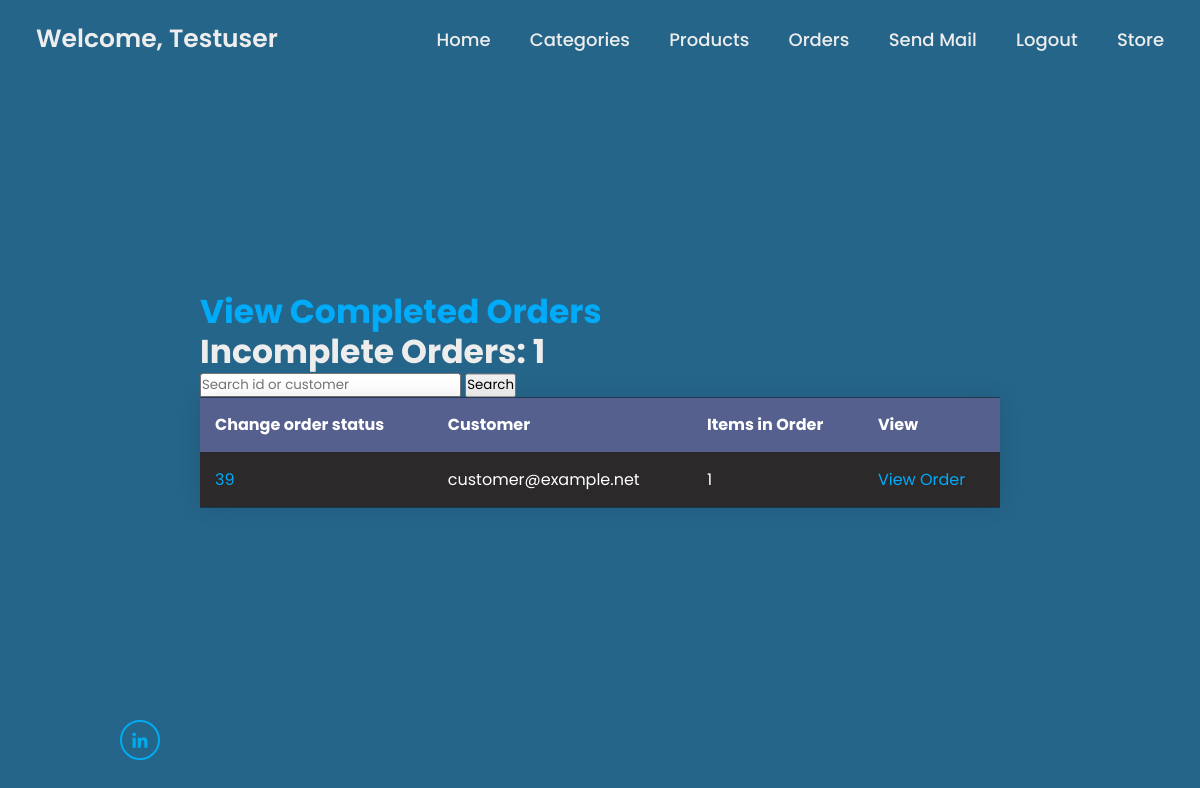
/products/orders/ (signed in), run on the app's committed database.
### accounts/models.py (models this page shows, shortened)
class User(AbstractUser):
    email = models.EmailField(max_length=254, unique=True)
    username = models.CharField(max_length=150, blank=True, unique=False)
    profile_img = models.ImageField(null=True, blank=True, upload_to='images/', default='images/default/default.jpg')
    USERNAME_FIELD = 'email'
    EMAIL_FIELD = 'email'
    REQUIRED_FIELDS = []
    def __str__(self):
        return self.email

### store/models.py (models this page shows, shortened)
class Order(models.Model):
    BOOL_CHOICES = ((True, 'Complete'), (False, 'Incomplete'))
    customer = models.ForeignKey(User, on_delete=models.CASCADE)
    id = models.AutoField(primary_key=True)
    address = models.CharField(max_length=200, null=True)
    notes = models.TextField(max_length=300, null=True)
    date_ordered = models.DateTimeField(auto_now_add=True, null=True)
    complete = models.BooleanField(default=False, null=True, blank=True, choices=BOOL_CHOICES)
    @property
    def order_item_count(self):
        return OrderItem.objects.filter(order=self.id).count()

### products/views.py (the view)
# urls.py: path('orders/', OrdersIncompleteListView.as_view(), name='orders_incomplete_list'),
class OrdersIncompleteListView(LoginRequiredMixin, UserPassesTestMixin, ListView):
    login_url = reverse_lazy('account_login')
    def test_func(self):
        return self.request.user.is_staff
    model = Order
    template_name = 'products/orders_incomplete_list.html'
    def get_context_data(self, **kwargs):
        context = super().get_context_data(**kwargs)
        context['orders'] = Order.objects.filter(complete=False).order_by('-date_ordered')
        context['orders_count'] = Order.objects.filter(complete=False).count()
        return context

### products/templates/products/orders_incomplete_list.html (shortened to what this page needs)
{% extends '_base.html' %}
{% block content %}
{% if orders %}
<div class="container">
	<h1><a href="{% url 'order_complete_list' %}">View Completed Orders</a></h1>
	<h1>Incomplete Orders: {{ orders_count }}</h1>
	<form class="d-flex" action="{% url 'order_search_results' %}" method="get">
        <input class="form-control me-2" type="search" name="q" placeholder="Search id or customer" aria-\
        label="Search" >
        <button class="btn btn-outline-success" type="submit">Search</button>
    </form>
	<table>
		<thead>
			<tr>
				<th>Change order status</th>
				<th>Customer</th>
				<th>Items in Order</th>
				<th>View</th>
			</tr>
		</thead>
		<tbody>
            {% for order in orders %}
			<tr>
                <td><a href="{% url 'order_update' order.id %}">{{ order.id }}</a></td>
				<td>{{ order.customer }}</td>
				<td>{{ order.order_item_count }}</td>
				<td><a href="{% url 'order_items' order.id %}">View Order</a></td>
			</tr>
            {% endfor %}
		</tbody>
	</table>
</div>
{% else %}
<h1>No Incomplete Orders</h1>
<h1><a href="{% url 'order_complete_list' %}">View Completed Orders</a></h1>
{% endif %}
{% endblock content %}

### django_project/templates/_base.html (shortened to what this page needs)
{% load static %}
<!DOCTYPE html>
<html lang="en">
<head>
    <link rel="stylesheet" href="{% static 'css/style.css' %}">
    <link href='https://unpkg.com/boxicons@2.1.4/css/boxicons.min.css' rel='stylesheet'>
    <link rel="stylesheet" href="{% static 'css/main.css' %}">
</head>
<body>
    <header class="header">
        <a href="{% url 'account_signup' %}" class="logo"> {% if user.is_authenticated %}Welcome, {{ user.username|title }}{% else %}Please Create An Account.{% endif %}</a>
        {% block navbar %}
        <nav class="navbar">
            {% if user.is_authenticated %}
            <a href="{% url 'home' %}">Home</a>
            <a href="{% url 'category_list' %}">Categories</a>
            <a href="{% url 'products_list' %}">Products</a>
            <a href="{% url 'orders_incomplete_list' %}">Orders</a>
            <a href="{% url 'email_list' %}">Send Mail</a>
            <a href="{% url 'confirm_signout' %}">Logout</a>
            <a href="{% url 'storefront' %}">Store</a>
            {% else %}
            <a href="{% url 'home' %}">Home</a>
            <a href="{% url 'account_login' %}">Login</a>
            {% endif %}
        </nav>
        {% endblock navbar %}
    </header>
    <section class="home">
        <div class="home-content">
            {% block content %}{% endblock content %}
        </div>
        <div class="home-sci">
            <a target="_blank" href="https://www.linkedin.com/in/bennett-billings-529545238/"><i class='bx bxl-linkedin'></i></a>
        </div>
    </section>
</body>
</html>

### django_project/static/css/style.css (style rules this page uses)
* { margin: 0; padding: 0; box-sizing: border-box; font-family: 'Poppins', sans-serif; }
body { color: #256589; background-color: #256589; }
.header { position: fixed; top: 0; left: 0; width: 100%; padding: 20px 3%; display: flex; justify-content: space-between; align-items: center; z-index: 100; background-color: #256589; }
.logo { position: relative; font-size: 25px; color: #ededed; text-decoration: none; font-weight: 600; }
.logo::before { content: ''; position: absolute; top: 0; right: 0; width: 100%; height: 100%; background: #2C72A3; animation: showRight 1s ease forwards; animation-delay: .4s; }
.navbar a { font-size: 18px; color: #ededed; text-decoration: none; font-weight: 500; margin-left: 35px; transition: .3s; }
.home { height: 100vh; background: #256589; background-size: cover; background-position: center; display: flex; align-items: center; padding: 0 10%; color: #ededed; }
.home-content a { color: #00abf9; text-decoration: none; }
.home-content { max-width: 600px; }
.home-content h1 { position: relative; font-size: 33px; font-weight: 700; line-height: 1.2; }
.home-content h1::before { content: ''; position: absolute; top: 0; right: 0; width: 100%; height: 100%; background: #2C72A3; animation: showRight 1s ease forwards; animation-delay: 1s; }
.home-sci { position: absolute; bottom: 40px; width: 170px; display: flex; justify-content: space-between; }
.home-sci a { position: relative; display: inline-flex; justify-content: center; align-items: center; width: 40px; height: 40px; background: transparent; border: 2px solid #00abf0; border-radius: 50%; font-size: 20px; color: #00abf0; text-decoration: none; z-index: 1; overflow: hidden; transition: .5s; }
.home-sci a::before { content: ''; position: absolute; top: 0; left: 0; width: 0; height: 100%; background: #1E5574; z-index: -1; transition: .5s; }

### django_project/static/css/main.css (style rules this page uses)
.container { position: absolute; top: 50%; left: 50%; transform: translate(-50%, -50%); flex-direction: column; display: flex; max-height: 60%; }
.container a { color: #00abf9; }
table { width: 800px; border-collapse: collapse; overflow: hidden; box-shadow: 0 0 20px rgba(0,0,0,0.1); background-color: black; }
table a { color: rgb(45, 171, 254); }
th, td { padding: 15px; background-color: rgba(255,255,255,0.2); color: #fff; }
th { text-align: left; }
tbody tr:nth-child(odd) td { background-color: rgb(43, 41, 41); }
:root { --glow-color: hsl(186 100% 69%); }
*, *::before, *::after { box-sizing: border-box; }

### data on the page
User: username "Testuser"
Order: id "39", customer "customer@example.net", order_item_count "1"

### other printed values
{{ orders_count }} "1"
